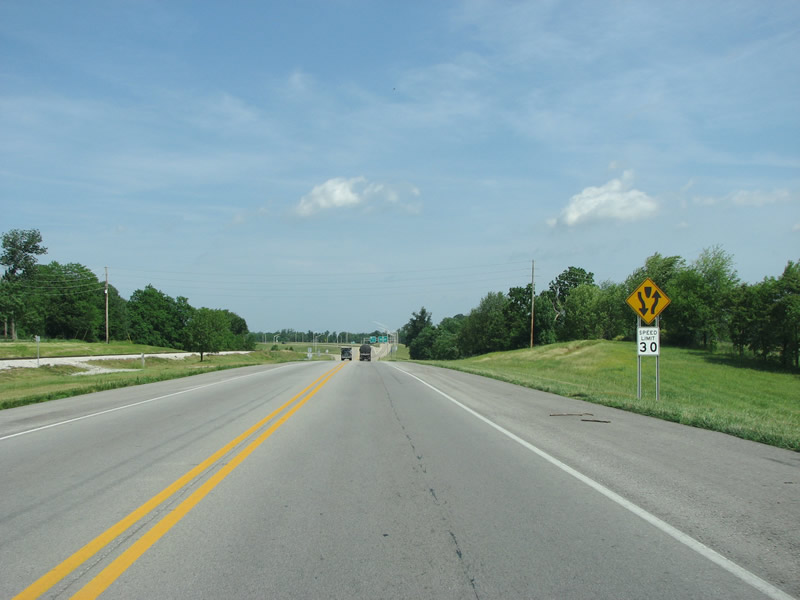
#> input picture Assignment3/dal.png, 800 x 600 px
$ jupyter execute Assignment3_AMohammadshafie.ipynb   (shell and % lines are left out)
#> lines starting #> are read from the running program, lines starting #| are printed output that depends on the picture; after the words box and inside, x2 and y2 are one past the last pixel; in counts of white or black regions, pixels touching at a corner belong together
# Assignment 3: Hough Transform for Line Detection
**Student:** Alireza Mohammadshafie

## How to Execute the Program:
# 1. Install required libraries: pip install opencv-python numpy matplotlib
# 2. Place dal.jpg image file in the same folder as this notebook
# 3. Run all cells in sequence (Cell → Run All)
# 4. The program will:
#    - Load the dal.jpg image
#    - Apply Hough transform to detect lines with minimum length
#    - Apply extended function to detect lines with width
#    - Display the original image with detected lines overlaid
# 5. Results will show:
#    - Number of lines detected with minimum length
#    - Number of lines detected with width filtering
#    - Visual representation of detected lines

[cell 1]
import cv2
import numpy as np
import matplotlib.pyplot as plt

[cell 2]
# Load image
image = cv2.imread('dal.png')
#> image is the input picture: shape (600, 800, 3); mean B, G, R 158.2, 156.6, 133.7

plt.figure(figsize=(10, 6))
plt.imshow(cv2.cvtColor(image, cv2.COLOR_BGR2RGB))
plt.title('Original Image')
plt.axis('off')
plt.show()

print(f"Image shape: {image.shape}")
#| Image shape: (600, 800, 3)

## Hough Transform Function for Line Detection with Minimum Length
This function implements the Hough transform to detect straight lines of at least a certain length.

[cell 3]
# Task 1: Function to detect lines with minimum length
def detect_lines(image, min_length):
#> called with min_length = 25
    gray = cv2.cvtColor(image, cv2.COLOR_BGR2GRAY)
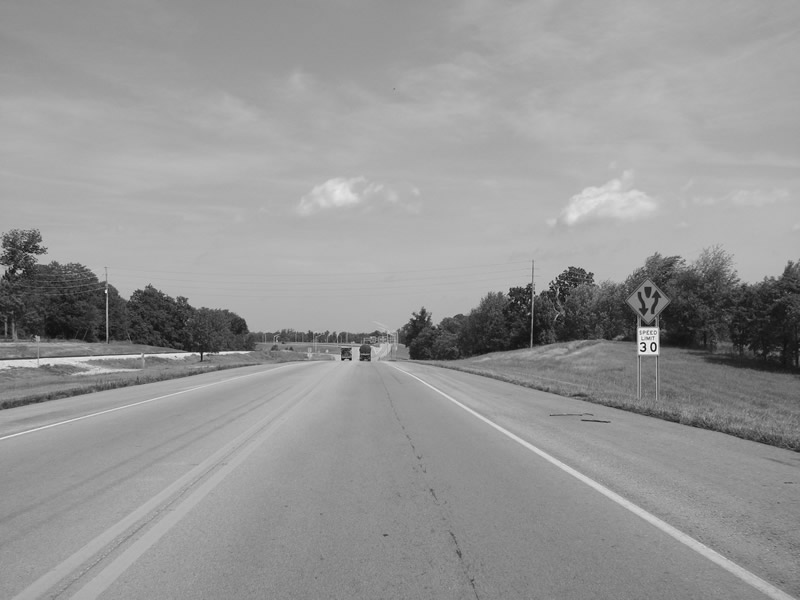
#> gray: shape (600, 800); min 7, max 251, mean 149.9

    # Step 2: Use Canny to find edges
    edges = cv2.Canny(gray, 50, 150, apertureSize=3)  # 50, 150: hysteresis thresholds
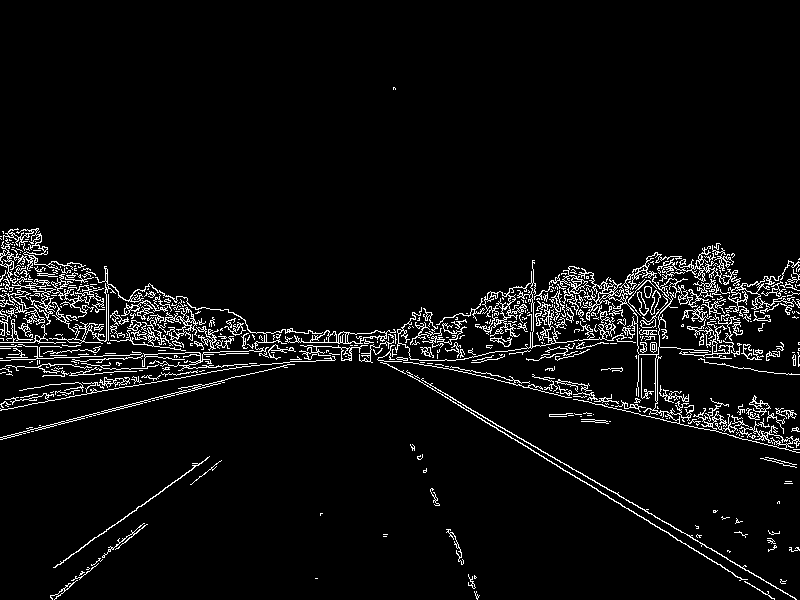
#> edges: shape (600, 800); 4.9% white in thin lines or dots, all inside (x1, y1, x2, y2) = (0, 87, 800, 600)

    # Step 3: Detect line segments with minLineLength parameter (in pixels)
    lines = cv2.HoughLinesP(edges, 1, np.pi / 180, threshold=68, minLineLength=min_length, maxLineGap=500)
#> lines = 94 rows, first 6: [333, 331, 795, 598], [61, 421, 733, 253], [8, 369, 796, 287], [1, 283, 798, 438], [339, 333, 743, 566], [11, 344, 798, 317]

    return lines ,gray

# Task 2: Function to detect lines with width (geometric width estimation)
def detect_lines_with_width(image, min_length, line_width, width_tolerance=2, samples=11, max_search=100):
    # Step 1: Get candidate lines using Hough transform
#> called with min_length = 25, line_width = 1, width_tolerance = 0.5, samples = 11, max_search = 100
    lines , gray = detect_lines(image, min_length)

    # Step 2: Show all detected lines first
    vis = image.copy()
    if lines is not None:
        for l in lines:
            x1, y1, x2, y2 = l[0]
            cv2.line(vis, (x1, y1), (x2, y2), (0, 255, 0), 2)
#> this loop made 94 passes
#> (x1, y1, x2, y2) on passes 1 to 12: (333, 331, 795, 598), (61, 421, 733, 253), (8, 369, 796, 287), (1, 283, 798, 438), (339, 333, 743, 566), (11, 344, 798, 317), (0, 279, 783, 432), (1, 437, 734, 255), (0, 360, 741, 334), (0, 342, 789, 314), (0, 439, 733, 256), (0, 404, 724, 250)
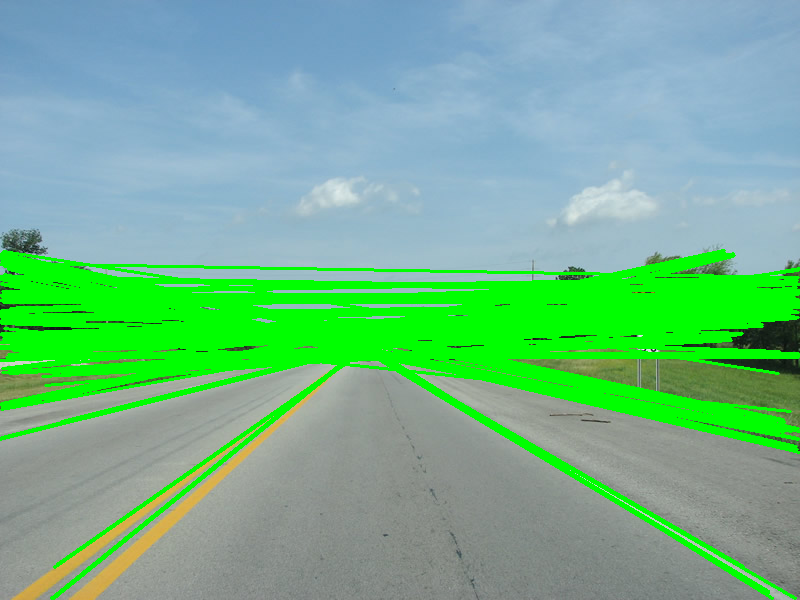
#> vis: shape (600, 800, 3); 18.57% of pixels changed, all inside (x1, y1, x2, y2) = (0, 249, 800, 600)
    plt.figure(figsize=(8, 4))
    plt.imshow(cv2.cvtColor(vis, cv2.COLOR_BGR2RGB))
    plt.title(f'Detected Lines (length ≥ {min_length})')
    plt.axis('off')
    plt.show()
    # Binary mask to measure geometric width (foreground=1)
    _, bin_mask = cv2.threshold(gray, 0, 255, cv2.THRESH_BINARY_INV + cv2.THRESH_OTSU)
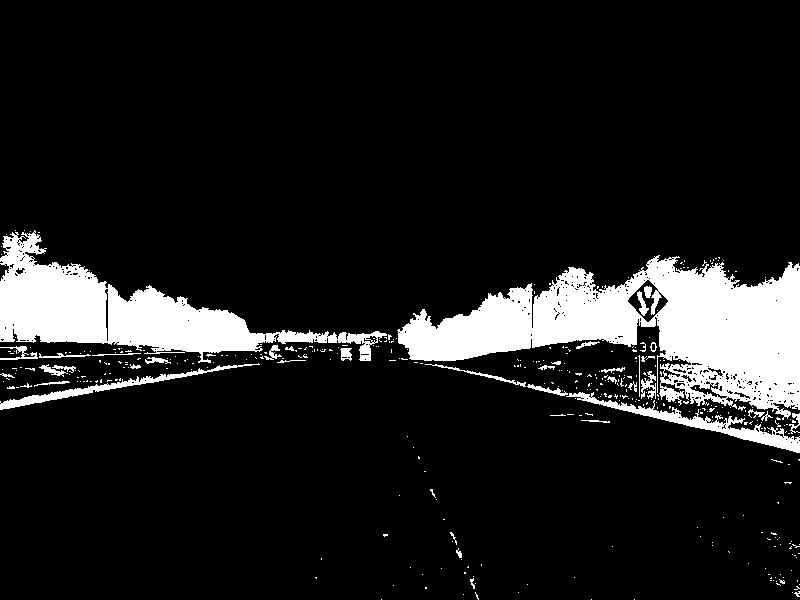
#> bin_mask: shape (600, 800); 11.5% white; 398 white regions (359 under 20 px), largest, box (x1, y1, x2, y2) and area: (397, 255, 800, 420) 30556, (0, 230, 387, 363) 16948, (566, 392, 800, 453) 2310


    def measure_median_width(mask, x1, y1, x2, y2):
        dx = x2 - x1
        dy = y2 - y1
        length = np.hypot(dx, dy)
        if length < 1:
            return 0
        # Unit perpendicular
        ux = -dy / length
        uy = dx / length
        widths = []
        # Sample a few points along the segment
        for t in np.linspace(0.1, 0.9, samples):
            cx = x1 + t * dx
            cy = y1 + t * dy
            # Walk along perpendicular both directions to count contiguous foreground
            w = 1  # count the center pixel
            # Positive direction
            for s in range(1, max_search + 1):
                px = int(round(cx + ux * s))
                py = int(round(cy + uy * s))
                if px < 0 or py < 0 or px >= mask.shape[1] or py >= mask.shape[0]:
                    break
                if mask[py, px] == 0:
                    break
                w += 1
            # Negative direction
            for s in range(1, max_search + 1):
                px = int(round(cx - ux * s))
                py = int(round(cy - uy * s))
                if px < 0 or py < 0 or px >= mask.shape[1] or py >= mask.shape[0]:
                    break
                if mask[py, px] == 0:
                    break
                w += 1
            widths.append(w)
        if len(widths) == 0:
            return 0
        return float(np.median(widths))

    filtered_lines = []
    if lines is not None:
        for line in lines:
            x1, y1, x2, y2 = line[0]
            # Length check (already enforced by Hough, but keep for clarity)
            seg_len = np.hypot(x2 - x1, y2 - y1)
            if seg_len < min_length:
                continue
            med_width = measure_median_width(bin_mask, x1, y1, x2, y2)
            if abs(med_width - line_width) <= width_tolerance:
                filtered_lines.append((x1, y1, x2, y2))
#> this loop made 94 passes
#> (x1, y1, x2, y2, seg_len, dx in measure_median_width, dy in measure_median_width, length in measure_median_width) on passes 1 to 12: (333, 331, 795, 598, 533.6, 462, 267, 533.6), (61, 421, 733, 253, 692.7, 672, -168, 692.7), (8, 369, 796, 287, 792.3, 788, -82, 792.3), (1, 283, 798, 438, 811.9, 797, 155, 811.9), (339, 333, 743, 566, 466.4, 404, 233, 466.4), (11, 344, 798, 317, 787.5, 787, -27, 787.5), (0, 279, 783, 432, 797.8, 783, 153, 797.8), (1, 437, 734, 255, 755.3, 733, -182, 755.3), (0, 360, 741, 334, 741.5, 741, -26, 741.5), (0, 342, 789, 314, 789.5, 789, -28, 789.5), (0, 439, 733, 256, 755.5, 733, -183, 755.5), (0, 404, 724, 250, 740.2, 724, -154, 740.2)
#> line on passes 43 to 48: [[2, 294, 798, 294]], [[4, 299, 798, 299]], [[1, 310, 796, 282]], [[2, 322, 726, 335]], [[0, 316, 798, 302]], [[0, 258, 798, 428]]

    # --- Visualize filtered lines ---
    vis_filtered = image.copy()
    for x1, y1, x2, y2 in filtered_lines:
        cv2.line(vis_filtered, (x1, y1), (x2, y2), (0, 255, 255), 2)
#> this loop made 38 passes
#> (x1, y1, x2, y2) on passes 1 to 12: (333, 331, 795, 598), (61, 421, 733, 253), (339, 333, 743, 566), (0, 404, 724, 250), (2, 368, 798, 270), (42, 376, 731, 340), (339, 334, 768, 592), (340, 336, 768, 593), (1, 405, 724, 252), (62, 373, 730, 338), (5, 263, 798, 277), (54, 567, 424, 308)
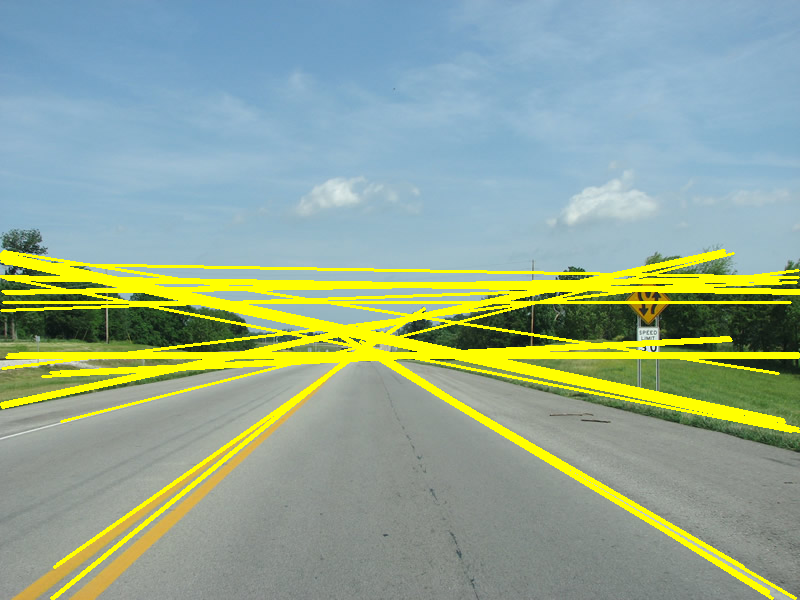
#> vis_filtered: shape (600, 800, 3); 10.14% of pixels changed, all inside (x1, y1, x2, y2) = (0, 249, 800, 600)
    plt.figure(figsize=(8, 4))
    plt.imshow(cv2.cvtColor(vis_filtered, cv2.COLOR_BGR2RGB))
    plt.title(f'Filtered lines: width ≈ {line_width}±{width_tolerance}')
    plt.axis('off')
    plt.show()

    return filtered_lines

[cell 4]
# Task 3: Apply functions to detect lines
min_length = 25
line_width = 1
width_tolerance = 0.5

lines = detect_lines(image, min_length)
lines_with_width = detect_lines_with_width(image, min_length, line_width, width_tolerance=width_tolerance)

print(f"Lines with min length {min_length}: {len(lines) if lines is not None else 0}")
#| Lines with min length 25: 2
print(f"Lines with width ~{line_width}±{width_tolerance}: {len(lines_with_width)}")
#| Lines with width ~1±0.5: 38
